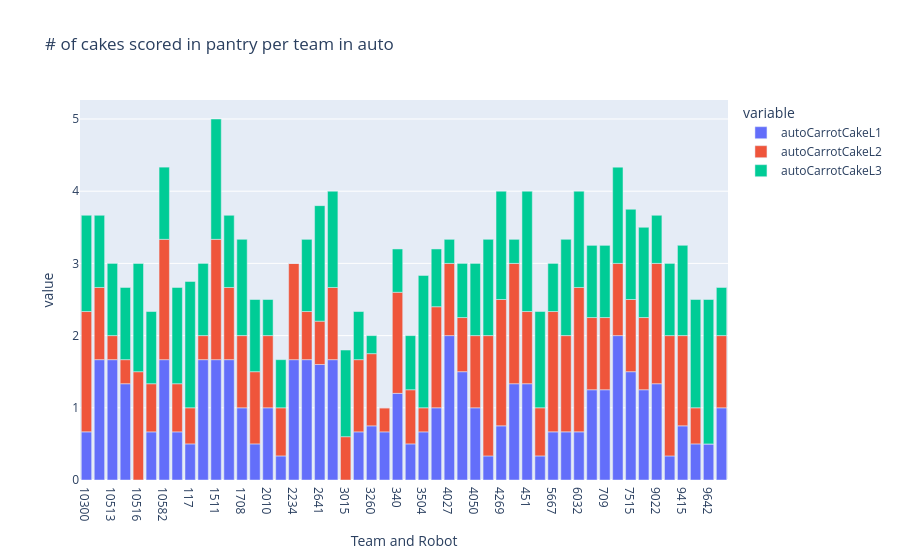

Here is the notebook cell this chart was saved with:
### Code cell
#L1, L2, L3 pantry carrot cake auto (stacked bar)
fig = px.bar(team_averages, x="Team and Robot", y=["autoCarrotCakeL1", "autoCarrotCakeL2", "autoCarrotCakeL3"], title="# of cakes scored in pantry per team in auto")
fig

### Figure 1 — Plotly figure (JSON) as saved in the notebook; plotly's stock layout.template omitted (floating-point values rounded to 4 significant figures)
{"data": [{"hovertemplate": "variable=autoCarrotCakeL1<br>Team and Robot=%{x}<br>value=%{y}<extra></extra>", "legendgroup": "autoCarrotCakeL1", "marker": {"color": "#636efa", "pattern": {"shape": ""}}, "name": "autoCarrotCakeL1", "orientation": "v", "showlegend": true, "textposition": "auto", "type": "bar", "x": ["10300", "10512", "10513", "10515", "10516", "10517", "10582", "11456", "117", "1317", "1511", "1601", "1708", "1816", "2010", "2095", "2234", "2614", "2641", "2656", "3015", "3173", "3260", "3324", "340", "3484", "3504", "3990", "4027", "4028", "4050", "4150", "4269", "4467", "451", "4991", "5667", "5740", "6032", "63", "709", "7274", "7515", "8705", "9022", "9406", "9415", "9475", "9642", "9653"], "xaxis": "x", "y": [0.6667, 1.667, 1.667, 1.333, 0.0, 0.6667, 1.667, 0.6667, 0.5, 1.667, 1.667, 1.667, 1.0, 0.5, 1.0, 0.3333, 1.667, 1.667, 1.6, 1.667, 0.0, 0.6667, 0.75, 0.6667, 1.2, 0.5, 0.6667, 1.0, 2.0, 1.5, 1.0, 0.3333, 0.75, 1.333, 1.333, 0.3333, 0.6667, 0.6667, 0.6667, 1.25, 1.25, 2.0, 1.5, 1.25, 1.333, 0.3333, 0.75, 0.5, 0.5, 1.0], "yaxis": "y"}, {"hovertemplate": "variable=autoCarrotCakeL2<br>Team and Robot=%{x}<br>value=%{y}<extra></extra>", "legendgroup": "autoCarrotCakeL2", "marker": {"color": "#EF553B", "pattern": {"shape": ""}}, "name": "autoCarrotCakeL2", "orientation": "v", "showlegend": true, "textposition": "auto", "type": "bar", "x": ["10300", "10512", "10513", "10515", "10516", "10517", "10582", "11456", "117", "1317", "1511", "1601", "1708", "1816", "2010", "2095", "2234", "2614", "2641", "2656", "3015", "3173", "3260", "3324", "340", "3484", "3504", "3990", "4027", "4028", "4050", "4150", "4269", "4467", "451", "4991", "5667", "5740", "6032", "63", "709", "7274", "7515", "8705", "9022", "9406", "9415", "9475", "9642", "9653"], "xaxis": "x", "y": [1.667, 1.0, 0.3333, 0.3333, 1.5, 0.6667, 1.667, 0.6667, 0.5, 0.3333, 1.667, 1.0, 1.0, 1.0, 1.0, 0.6667, 1.333, 0.6667, 0.6, 1.0, 0.6, 1.0, 1.0, 0.3333, 1.4, 0.75, 0.3333, 1.4, 1.0, 0.75, 1.0, 1.667, 1.75, 1.667, 1.0, 0.6667, 1.667, 1.333, 2.0, 1.0, 1.0, 1.0, 1.0, 1.0, 1.667, 1.667, 1.25, 0.5, 0.0, 1.0], "yaxis": "y"}, {"hovertemplate": "variable=autoCarrotCakeL3<br>Team and Robot=%{x}<br>value=%{y}<extra></extra>", "legendgroup": "autoCarrotCakeL3", "marker": {"color": "#00cc96", "pattern": {"shape": ""}}, "name": "autoCarrotCakeL3", "orientation": "v", "showlegend": true, "textposition": "auto", "type": "bar", "x": ["10300", "10512", "10513", "10515", "10516", "10517", "10582", "11456", "117", "1317", "1511", "1601", "1708", "1816", "2010", "2095", "2234", "2614", "2641", "2656", "3015", "3173", "3260", "3324", "340", "3484", "3504", "3990", "4027", "4028", "4050", "4150", "4269", "4467", "451", "4991", "5667", "5740", "6032", "63", "709", "7274", "7515", "8705", "9022", "9406", "9415", "9475", "9642", "9653"], "xaxis": "x", "y": [1.333, 1.0, 1.0, 1.0, 1.5, 1.0, 1.0, 1.333, 1.75, 1.0, 1.667, 1.0, 1.333, 1.0, 0.5, 0.6667, 0.0, 1.0, 1.6, 1.333, 1.2, 0.6667, 0.25, 0.0, 0.6, 0.75, 1.833, 0.8, 0.3333, 0.75, 1.0, 1.333, 1.5, 0.3333, 1.667, 1.333, 0.6667, 1.333, 1.333, 1.0, 1.0, 1.333, 1.25, 1.25, 0.6667, 1.0, 1.25, 1.5, 2.0, 0.6667], "yaxis": "y"}], "layout": {"barmode": "relative", "legend": {"title": {"text": "variable"}, "tracegroupgap": 0}, "title": {"text": "# of cakes scored in pantry per team in auto"}, "xaxis": {"anchor": "y", "domain": [0, 1], "title": {"text": "Team and Robot"}}, "yaxis": {"anchor": "x", "domain": [0, 1], "title": {"text": "value"}}}}
